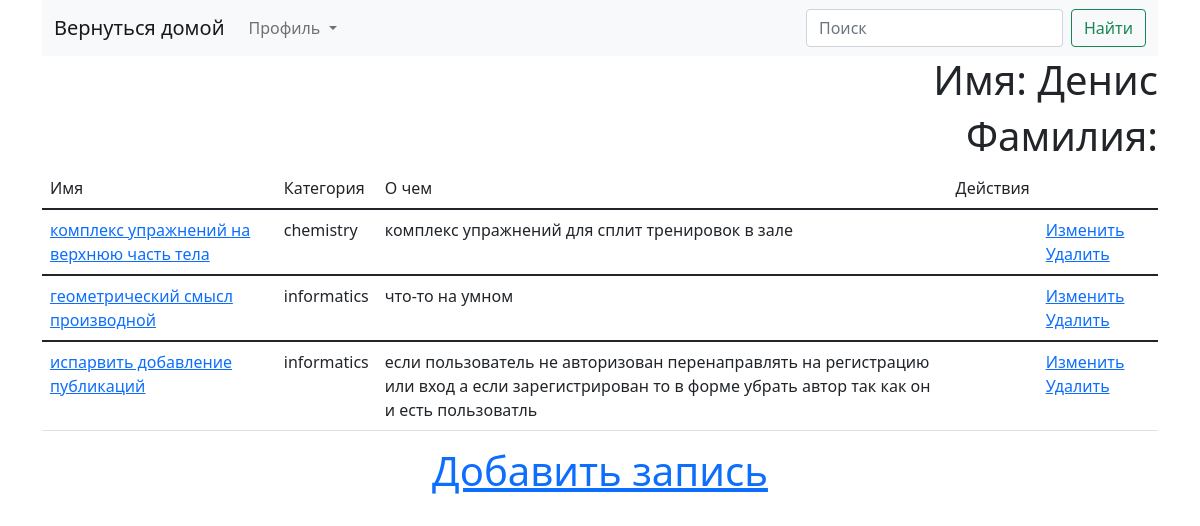
Page /account/ (signed in) on the earlier database version.
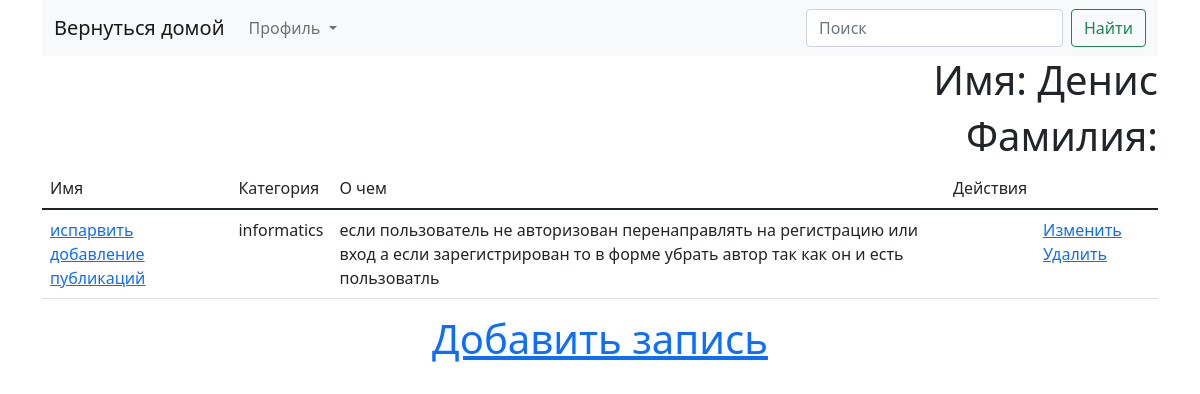
Same page on the later database version.
### work/models.py (models this page shows, shortened)
class Publication(models.Model):
    title = models.CharField(max_length=200, verbose_name='Название')
    date = models.DateField(verbose_name='Дата опубликования работы', auto_now_add=True)
    author = models.ForeignKey(User, verbose_name='Автор', on_delete=models.CASCADE)
    category = models.CharField(verbose_name='Категория', choices=category, max_length=60)
    synopsis = models.TextField(verbose_name='Краткая информация о работе')
    file = models.FileField(verbose_name='Опубликованная работа',
                            validators=[FileExtensionValidator(allowed_extensions=['doc', 'docx', 'txt', 'pdf'])])
    class Meta:
        ordering = ['date']
        verbose_name = 'Пубикация'
        verbose_name_plural = 'Публикации'

### user_app/views.py (the view)
# urls.py: path('account/', include('user_app.urls'), name='profile')
def profile(request):
    if request.user.is_authenticated:
        publication = Publication.objects.filter(author__last_login=request.user.last_login)
        return render(request, 'profile_page.html', {'user': request.user, 'publication': publication})
    else:
        return render(request, 'registration/login.html')

### templates/profile_page.html (shortened to what this page needs)
<!DOCTYPE html>
<html lang="en">
<head>
    {% extends 'home_page.html' %}
        {% block table %}
           <h1 class="text-sm-end"> Имя: {{ user.first_name }} </h1>
           <h1 class="text-sm-end"> Фамилия: {{ user.last_name }}</h1>
        <table class = "table table-hover">
    <thead>
        <tr>
        <td >Имя </td>
        <td>Категория</td>
        <td>О чем</td>
        <td>Действия</td>
        </tr>
    </thead>
    {% for publication in publication %}
    <tbody>
        <tr>
        <td><a href="{%  url 'publication' publication.id %}">
        {{ publication.title }}
        </a></td>
        <td>{{ publication.category }}</td>
        <td>{{ publication.synopsis }}
        </td>
            <td><td><a href="{%  url 'publication' publication.id %}">Изменить</a>
            <a href="{%  url 'delete' publication.id %}">Удалить</a>
        </td>
        </tr>
    </tbody>
    {% endfor %}
    </table>
            <a class="text-center" href="{%  url 'add_publication' %}"><h1>Добавить запись</h1></a>
        {% endblock %}

Differences in the rows shown:
removed Publication: title "комплекс упражнений на верхнюю часть тела", category "chemistry", synopsis "комплекс упражнений для сплит тренировок в зале"
removed Publication: title "геометрический смысл производной", category "informatics", synopsis "что-то на умном"
